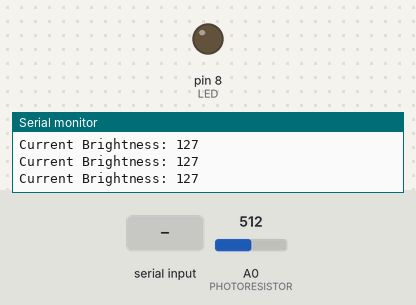
Bench run of a sketch on a simulated Arduino Uno, built with avr-gcc and run on an emulated ATmega328P. Shown: output pins drawn as LEDs (lit = HIGH), the last lines printed to the serial monitor. Dashed ring = blinking. Inputs (shaded band) come from the test bench; at power-on: A0 (PHOTORESISTOR) = 512.

Above: at 2.2 s.
2.3 s: A0 (PHOTORESISTOR) set to 871
3.8 s: A0 (PHOTORESISTOR) set to 893
At 4.02 s:
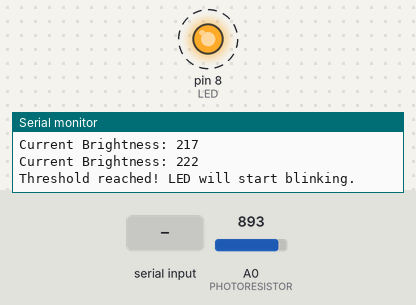
6.8 s: "stop\n" received over Serial
Timing chart, 0 to 15.8 s (numbered marks = the images above; inputs shaded):
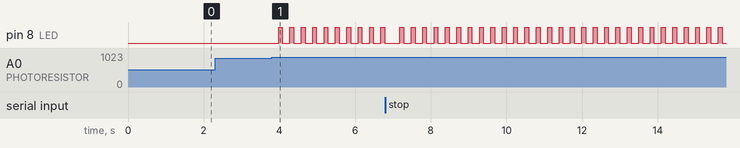

Measured:
- the behaviour switches between 882 and 883 on A0 (PHOTORESISTOR) (found by bisection; images 0 and 1)
- after the input at 3.8 s, pin 8 (LED): alternates HIGH for 0.10 s and LOW for 0.20 s, starting after 0.18 s

The sketch:

Bitanga_Olano_Paciente_LAB_ACT_4_Arduino_Serial_Connection.ino
```cpp
// ---------------------------
// Serial Controlled Photoresistor System
// ---------------------------

// --- Pin Naming ---
#define PHOTORESISTOR A0
#define LED 8

// --- Threshold ---
const int BRIGHT_THRESHOLD = 220;

// --- Control Variables ---
bool isBlinking = false;    // Tracks if LED should blink


void setup() {
  Serial.begin(9600);
  pinMode(LED, OUTPUT);
  Serial.println("=== SERIAL CONTROLLED PHOTORESISTOR SYSTEM ===");
  Serial.println("Type 'stop' to stop LED blinking.");
  Serial.println("----------------------------------------------");
  delay(1000);
}

// ---------------------------
// FUNCTIONS
// ---------------------------

// Function to read photoresistor brightness value
int readBrightness() {
  int rawBrightness = analogRead(PHOTORESISTOR);
  int brightness = map(rawBrightness, 0, 1023, 0, 255);
  return brightness;
}

// ---------------------------
// MAIN LOOP
// ---------------------------
void loop() {
  // --- Read sensor value ---
  int brightness = readBrightness();
  Serial.print("Current Brightness: ");
  Serial.println(brightness);
  delay(100);

  // --- Check threshold ---
  if (brightness >= BRIGHT_THRESHOLD && !isBlinking) {
    isBlinking = true;
    Serial.println("Threshold reached! LED will start blinking.");
  }

  // --- Handle Serial Input ---
  if (Serial.available()) {
    String inputString = Serial.readStringUntil('\n');  // Read until newline
    inputString.trim();                                 // Remove spaces/newlines
    inputString.toLowerCase();                          // Make input lowercase

    if (inputString == "stop") {
      isBlinking = false;
      digitalWrite(LED, LOW);
      Serial.println("Blinking stopped.");
    }
  }

  // --- Blink LED if Active ---
  if (isBlinking) {
    digitalWrite(LED, HIGH);
    delay(100);
    digitalWrite(LED, LOW);
    delay(100);
  } else {
    delay(100);
  }
}
```
